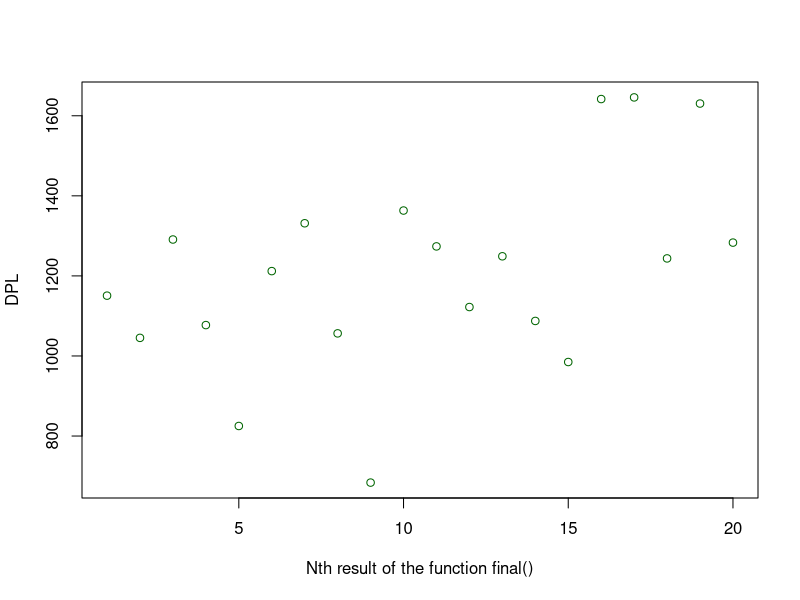
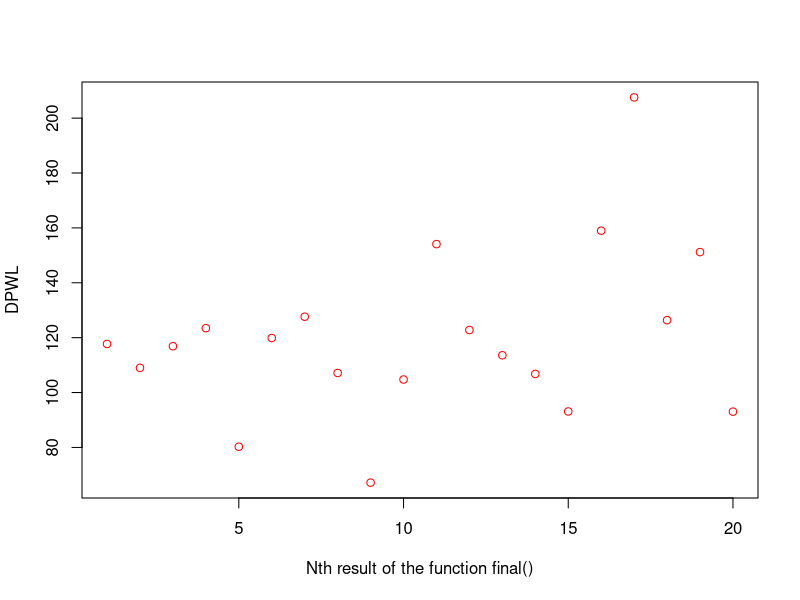
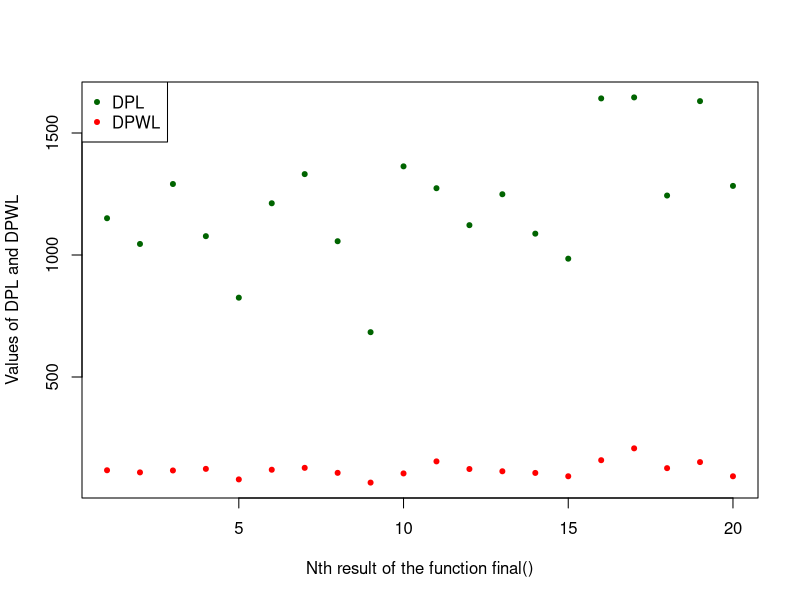
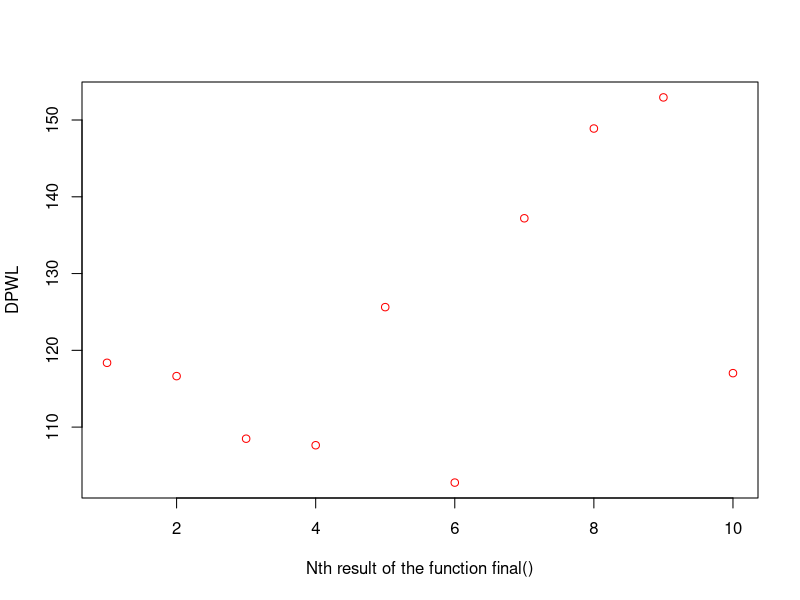
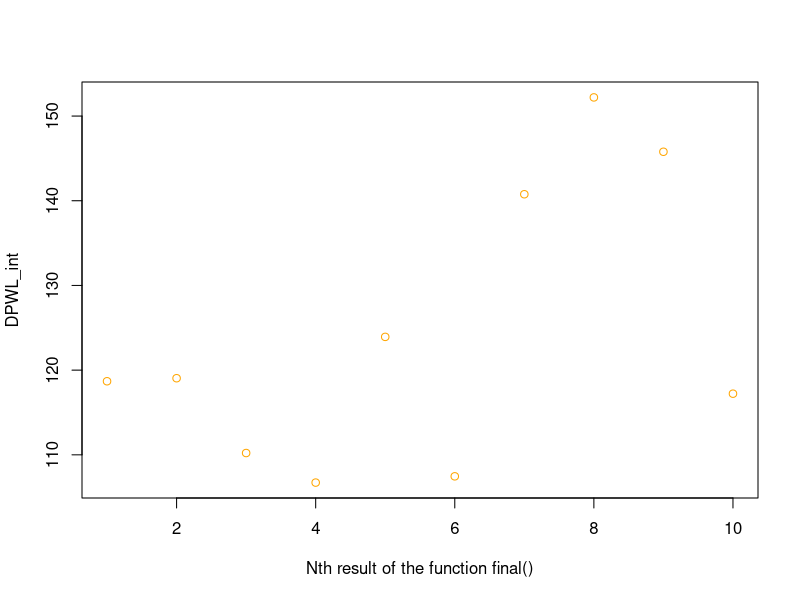
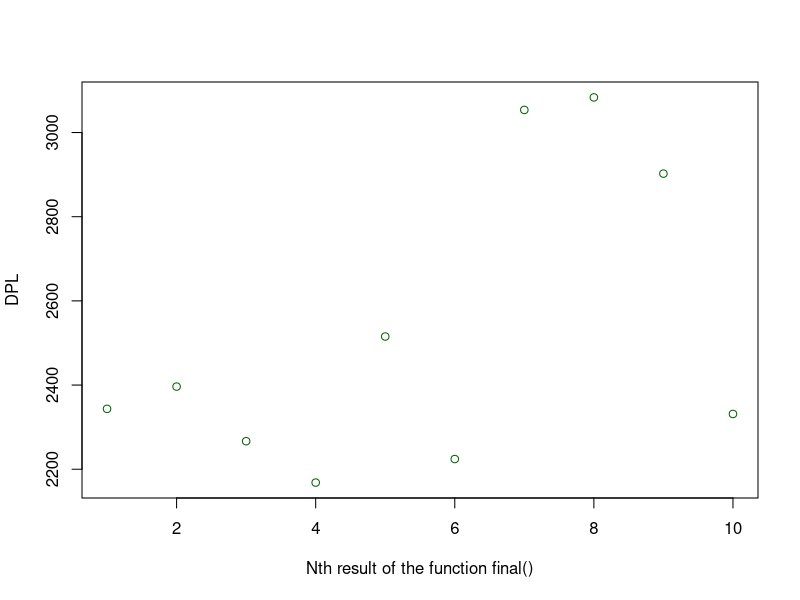
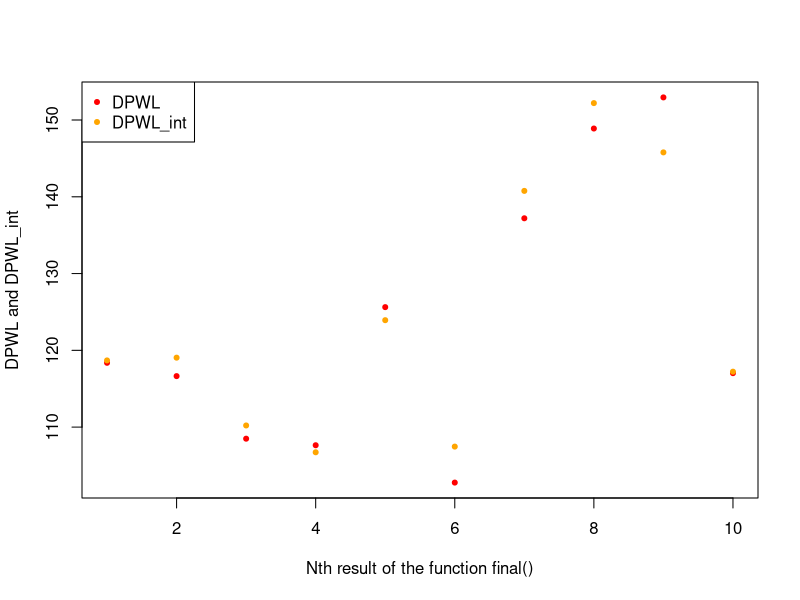
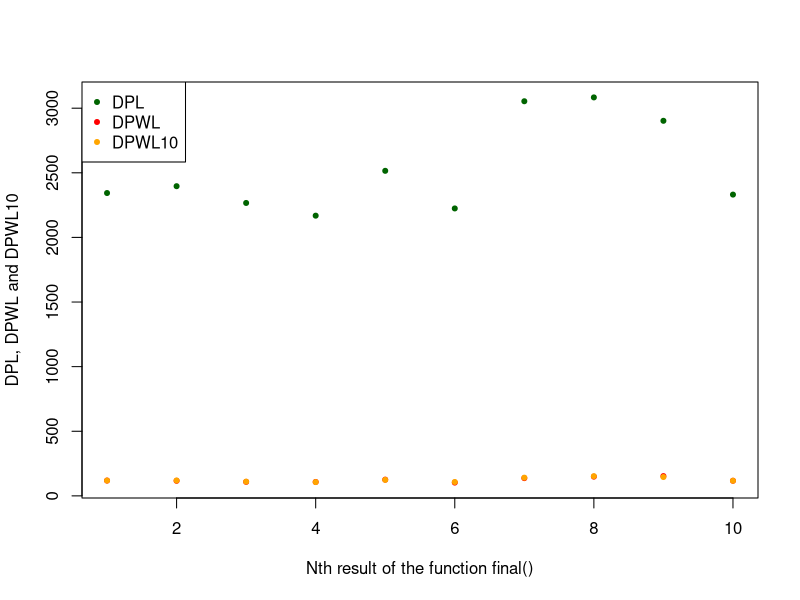

These figures' R source, in order:
## ---- chunk 1
knitr::opts_chunk$set(echo = FALSE)
## ---- chunk 2

NM=20                   #Number of matrices
i=60                    #Lines in each matrix
j=4                     #Columns in each matrix
list_likelihood = c()   #Contains all likelihood values for all matrices
list_NA = c()           #Contains the number of NA in each matrix
list_weight = c()       #Contains all weight values for all matrices
list_alpha = c()        #Contains all alpha values for all matrices
list_beta = c()         #Contains all beta values for all matrices
list_FP = c()           #Contains the number of FP in each matrix
list_FN = c()           #Contains the number of FN in each matrix
df1 = data.frame(matrix(ncol = 0, nrow = 0))
order_df = data.frame(matrix(ncol = 0, nrow = 0))
## ---- chunk 3

#This function allows to create the different lists needed to generate different examples to test the idea

lists <- function(NM,i,j){ #NM = Number of matrices used to calculate the global likelihood
  list_alpha <<- c(round(runif(NM,0,0.5), digit = 2))
  list_beta <<- c(round(runif(NM,0,0.5), digit = 2))
  #list_NA <<- c(sample(0:((i*j)/3),NM, replace=F))
  #list_FP <<- c(sample(0:((i*j)/3),NM, replace=F))
  #list_FN <<- c(sample(0:((i*j)/3),NM, replace=F))
  list_NA <<- c(round(runif(NM,0,(i*j)/3), digit = 0))
  list_FP <<- c(round(runif(NM,0,(i*j)/3), digit = 0))
  list_FN <<- c(round(runif(NM,0,(i*j)/3), digit = 0))
}

lists(NM,i,j)
## ---- chunk 4

#This function calculates the likelihood value for each of the matrices. The formula is the one we mentioned before.

likelihood <-function(NM,i,j,alpha,beta,FP, FN){
  list_likelihood <<- c()
  for (i in 1:NM){
    n=i*j
    L <- (alpha[i]^FP[i])*((1-alpha[i])^(n-FP[i]))*(beta[i]^FN[i])*((1-beta[i])^(n-FN[i]))
      list_likelihood <<- append(list_likelihood, L)
  }
}

loglikelihood <-function(NM,i,j,alpha,beta,FP, FN){ #List_NA,alpha,beta,
  list_likelihood <<- c()
  for (i in 1:NM){
    n=i*j
    L <- -log((alpha[i]^FP[i])*((1-alpha[i])^(n-FP[i]))*(beta[i]^FN[i])*((1-beta[i])^(n-FN[i])))
      list_likelihood <<- append(list_likelihood, L)
  }
}

#likelihood(NM,i,j,list_alpha, list_beta, list_FP, list_FN)
loglikelihood(NM,i,j,list_alpha, list_beta, list_FP, list_FN)
while((Inf %in% list_likelihood)== TRUE) {
  lists(NM,i,j)
  loglikelihood(NM,i,j,list_alpha, list_beta, list_FP, list_FN)
}
list_likelihood
## ---- chunk 5

#This part allows to order the list of NA to have the matrices with the smallest number of NA first, and the one with the most NA last.
#We then create a table containing the likelihood values and the NA number for each matrix

NA_order <- function(){
  df1 <<- data.frame("Likelihood" = list_likelihood, "NumberNA" = list_NA)
  order_df <<- df1[order(df1$"NumberNA"),]
}

NA_order()
df1
order_df
## ---- chunk 6

#This function calculates the overall starting value for the weight. 
#Remember that the sum of the weights must be equal to 1.
#We therefore take this value and divide it by the number of matrices we have.

global_weights <- function(NM) {
  gw <- 1/ NM
  list_weight <<- c()
  for (i in 1:NM) {
    list_weight[i] <<- gw
  }
}

global_weights(NM)
list_weight
## ---- chunk 7

#Now, the reasoning is that we rely on the number of NA present in each matrix.
#We modify the weight values to obtain a progressive list of values according to the previous criterion
#For example, if we have 5 matrices instead of having the values : (0.2,0.2,0.2,0.2,0.2)
#we will have : (0.4,0.3,0.2,0.1,0)
#We take into account if the vector has an even or odd length 

weights <- function(NM){
  mid <<-ceiling(NM/2)
  if (NM%%2 == 0){ #if the number of matrices is odd or even
    lim <<- mid+1
  } else {lim <<- mid }
  for (p in 1:lim) {
    if (p == mid || p==lim) {
      list_weight[p] <<- list_weight[p]
    } else {
      list_weight[p] <<- list_weight[p] + (list_weight[NM-(p-1)]/p)
      list_weight[NM-(p-1)] <<- list_weight[NM-(p-1)] - (list_weight[NM-(p-1)]/p)
      }
    
  }
}

weights(NM)
list_weight
## ---- chunk 8

#We have to check if several matrices have the same NA number.
#In this case, these matrices will have the same weight value.

sum = 0
final_w = 0

eq_weights <- function(i,j){
  for (c in 0:((i*j)-1)){
    eq <<- c(which((c == order_df$NumberNA) == TRUE))
    if (length(eq)>1){
      sum=0
      final_w=0
      for (p in eq){
        sum = sum + list_weight[p]
      }
      final_w = sum / length(eq)
      for (fw in eq) {
        list_weight[fw] <<- final_w
      }
    }
  }
}
eq_weights(i,j)
list_weight
## ---- chunk 9

#We add the column with weight values corresponding to each matrix. 

data = cbind(order_df, "Weight" = list_weight)
data
## ---- chunk 10

#In this final function, we compute the likelihood and the weighted likelihood (with 5% or 10% intervals and without ) according to the functions we mentioned at the beginning.

WL = 0
WL5 =0
WL10 =0
L = 0

final_wlikelihood <- function(df2,NM){
  for (i in 1:NM){
    WL5 <<- WL5 + df2$Likelihood[i]*df2$Weight5[i]
    WL10 <<- WL10 + df2$Likelihood[i]*df2$Weight10[i]
    WL <<- WL + df2$Likelihood[i]*df2$Weight[i]
  }
  return(WL)
}

final_likelihood <- function(df2,NM){
  L<<-0
  for (i in 1:NM){
    L <<- L + df2$Likelihood[i]
  }
  return(L)
}

final_wlikelihood(data,NM)
final_likelihood(data,NM)

## ---- chunk 11

#We join all the previous functions to be able to run the final function several times without having to restart everything each time. This also allows us to run it as many times as we want in order to do our tests and comparisons.

initialization <- function(){
  NM<<-10                 
  i<<-60                  
  j<<-4                   
  list_likelihood = c() 
  list_NA = c()         
  list_weight = c()    
  list_alpha = c()     
  list_beta = c()
  list_FP = c()           
  list_FN = c()           
  df1 <<- data.frame(matrix(ncol = 0, nrow = 0))
  order_df <<- data.frame(matrix(ncol = 0, nrow = 0))
  results_df <<- data.frame(matrix(ncol = 0, nrow = 0))
  WL <<- 0
  L <<- 0
}
 
final <- function(d){
  initialization()
  lists(NM,i,j)
  loglikelihood(NM,i,j,list_alpha, list_beta, list_FP, list_FN)
  while((Inf %in% list_likelihood)== TRUE) {
  lists(NM,i,j)
  loglikelihood(NM,i,j,list_alpha, list_beta, list_FP, list_FN)}
  NA_order()
  global_weights(NM)
  weights(NM)
  eq_weights(i,j)
  order_df <<- cbind(order_df, "Weight" = list_weight)
  final_wlikelihood(order_df,NM)
  final_likelihood(order_df,NM)
  DPWL[d] <<- WL
  DPL[d] <<- L
}

## ---- chunk 12
data_plot <- function(x) {
  DPWL <<- c()
  DPL <<- c()
  l <<- x
  for (i in 0:x){
    final(i)
  }
  results_df <<- data.frame("Likelihood" = DPL , "WLikelihood" = DPWL)
}

data_plot(NM)
results_df

plot(DPL, col="darkgreen",xlab = "Nth result of the function final()" )
plot(DPWL, col="red", xlab = "Nth result of the function final()")

matplot(1:l,cbind(DPL,DPWL),pch=20, col=c("darkgreen","red"), xlab = "Nth result of the function final()", ylab= "Values of DPL and DPWL")
legend("topleft", legend=c("DPL", "DPWL"),
       col=c("darkgreen", "red"), pch=20)
## ---- chunk 13
ratio = c()

Ratio <- function(){
  for (l in order_df$NumberNA){
    diff = l/(i*j)
    ratio <<- append(ratio, diff)
    }
  order_df <<- cbind(order_df, "ratio" = ratio)
}

Ratio()
ratio
order_df

## ---- chunk 14

#With this function we create the intervals that we will use later.
#We have made a function for each case (5 or 10%) to allow us to use them separately when we need them

inter5 = c()
inter10 = c()

Intervals10 <- function(){
  if(!require('memisc')) {
  install.packages('memisc')
  library('memisc')
  }
  rat_tot = order_df$ratio
  for (rat in rat_tot) {
  test=cases(
    "1"=rat <= 0.10,
    "2"=(rat > 0.10 & rat<= 0.20),
    "3"=(rat > 0.20 & rat<= 0.30),
    "4"=(rat > 0.30 & rat<= 0.40),
    "5"=(rat > 0.40 & rat<= 0.50),
    "6"=(rat > 0.50 & rat<= 0.60),
    "7"=(rat > 0.60 & rat<= 0.70),
    "8"=(rat > 0.70 & rat<= 0.80),
    "9"=(rat > 0.80 & rat<= 0.90),
    "10"=(rat > 0.90),
    check.xor="ignore"
  )
  inter10 <<- append(inter10,test)
  }
  order_df <<- cbind(order_df, "Interval10" = inter10)
}

Intervals5 <- function(){
  if(!require('memisc')) {
    install.packages('memisc')
    library('memisc')
  }
  rat_tot = order_df$ratio
  for (rat in rat_tot) {
    test=cases(
      "1"=rat <= 0.05,
      "2"=(rat > 0.05 & rat<= 0.10),
      "3"=(rat > 0.10 & rat<= 0.15),
      "4"=(rat > 0.15 & rat<= 0.20),
      "5"=(rat > 0.20 & rat<= 0.25),
      "6"=(rat > 0.25 & rat<= 0.30),
      "7"=(rat > 0.30 & rat<= 0.35),
      "8"=(rat > 0.35 & rat<= 0.40),
      "9"=(rat > 0.40 & rat<= 0.45),
      "10"=(rat > 0.45 & rat<= 0.50),
      "11"=(rat > 0.50 & rat<= 0.55),
      "12"=(rat > 0.55 & rat<= 0.60),
      "13"=(rat > 0.60 & rat<= 0.65),
      "14"=(rat > 0.65 & rat<= 0.70),
      "15"=(rat > 0.70 & rat<= 0.75),
      "16"=(rat > 0.75 & rat<= 0.80),
      "17"=(rat > 0.80 & rat<= 0.85),
      "18"=(rat > 0.85 & rat<= 0.90),
      "19"=(rat > 0.90 & rat<= 0.95),
      "20"=(rat > 0.95),
      check.xor="ignore"
    )
    inter5 <<- append(inter5,test)
  }
  order_df <<- cbind(order_df, "Interval5" = inter5)
}

Intervals5()
inter5
Intervals10()
inter10
order_df
## ---- chunk 15

#We use the same function as the previous one, we only change the variables in order not to make mistakes between the two methods and use the wrong elements

global_weigths_int <- function(NM) {
  gw <- 1/ NM
  list_weight_inter <<- c()
  for (i in 1:NM) {
    list_weight_inter[i] <<- gw
  }
}

global_weigths_int(NM)
list_weight_inter
## ---- chunk 16
weights_int <- function(NM){
  mid <<-ceiling(NM/2)
  if (NM%%2 == 0){ #if the number of matrices is odd or even
    lim <<- mid+1
  } else {lim <<- mid }
  for (p in 1:lim) {
    if (p == mid || p==lim) {
      list_weight_inter[p] <<- list_weight_inter[p]
    } else {
      list_weight_inter[p] <<- list_weight_inter[p] + (list_weight_inter[NM-(p-1)]/p)
      list_weight_inter[NM-(p-1)] <<- list_weight_inter[NM-(p-1)] - (list_weight_inter[NM-(p-1)]/p)
    }
    
  }
}

weights_int(NM)
list_weight_inter
## ---- chunk 17

#With this function, we set up the vector of weight.
#We create two vectors: One contains the weight per interval (final_weight) and the other the weight for each matrix in each interval (inter_weight).

inter_weight5 = c()
final_weight5= c()
inter_weight10 = c()
final_weight10 = c()

weight_int <- function() {
  for (t in 1:NM){
  sum5 = 0
  sum10 = 0
  ind5 <<- c(which((order_df$Interval5==t) == TRUE))
  ind10 <<- c(which((order_df$Interval10==t) == TRUE))
  if (length(ind5) >0){
    for (i in ind5){ sum5 = sum5 + list_weight_inter[i] }
    inter_weight5 <<- append(inter_weight5,sum5/length(ind5))
    final_weight5 <<- append(final_weight5,sum5)
  } else {
    inter_weight5 <<- append(inter_weight5,sum5/length(ind5))
    final_weight5 <<- append(final_weight5,sum5)
  }
  if (length(ind10) >0){
    for (i in ind10){ sum10 = sum10 + list_weight_inter[i] }
    inter_weight10 <<- append(inter_weight10,sum10/length(ind10))
    final_weight10 <<- append(final_weight10,sum10)
  } else {
    inter_weight10 <<- append(inter_weight10,sum10/length(ind10))
    final_weight10 <<- append(final_weight10,sum10)
  }
}
}

weight_int()
## ---- chunk 18
initialization <- function(){
  NM<<-20                   #Number of matrices (max = 150)
  i<<-60                    
  j<<-4                     
  list_likelihood = c()   
  list_NA = c()           
  list_weight = c()       
  list_alpha = c()        
  list_beta = c()        
  list_FP = c()           
  list_FN = c()           
  df1 <<- data.frame(matrix(ncol = 0, nrow = 0))
  order_df <<- data.frame(matrix(ncol = 0, nrow = 0))
  results_df <<- data.frame(matrix(ncol = 0, nrow = 0))
  WL <<- 0
  WL5 <<- 0
  WL10 <<-0
  L <<- 0
}

initialization2 <- function(){
  inter5 <<- c()
  inter10 <<- c()
  ratio <<- c()
  inter_weight5 <<- c()
  final_weight5 <<- c()
  inter_weight10 <<- c()
  final_weight10 <<- c()
  list_weight5 <<- c()
  list_weight10 <<- c()
  list_weight_inter <<- c()
  order_df_int <<- data.frame(matrix(ncol = 0, nrow = NM))
  results_df_int <<- data.frame(matrix(ncol = 0, nrow = 0))
  WL <<- 0
  L <<- 0
}
 
test <- function(d){
  initialization()
  lists(NM,i,j)
  loglikelihood(NM,i,j,list_alpha, list_beta, list_FP, list_FN)
  while((Inf %in% list_likelihood)== TRUE) {
  lists(NM,i,j)
  loglikelihood(NM,i,j,list_alpha, list_beta, list_FP, list_FN)}
  initialization2()
  NA_order()
  Ratio()
  Intervals5()
  Intervals10()
  global_weigths_int(NM)
  global_weights(NM)
  weights(NM)
  weights_int(NM)
  weight_int()
  eq_weights(i,j)
  order_df <<- cbind(order_df, "Weight" = list_weight)
  list_weight5 <<- inter_weight5[order_df$Interval5]
  list_weight10 <<- inter_weight10[order_df$Interval10]
  order_df <<- cbind(order_df, "Weight5" = list_weight5, "Weight10" = list_weight10)
  final_wlikelihood(order_df,NM)
  final_likelihood(order_df,NM)
  DPWL[d] <<- WL
  DPWL5[d] <<- WL5
  DPWL10[d] <<- WL10
  DPL[d] <<- L
}

## ---- chunk 19
data_plot <- function(x) {
  DPWL5 <<- c()
  DPWL10 <<- c()
  DPWL <<- c()
  DPL <<- c()
  l <<- x
  for (i in 0:x){
    test(i)
  }
  results_df_int <<- data.frame("Likelihood" = DPL , "WLikelihood" = DPWL, "WLikelihood5" = DPWL5, "WLikelihood10" = DPWL10)

}

data_plot(NM)

#layout(matrix(1:4,2,2))
plot(DPWL, col="red", xlab = "Nth result of the function final()")
plot(DPWL10, col="orange", xlab = "Nth result of the function final()", ylab="DPWL_int")
plot(DPL, col="darkgreen",xlab = "Nth result of the function final()" )
matplot(1:l,cbind(DPWL,DPWL10),pch=20, col=c("red","orange"), xlab = "Nth result of the function final()", ylab= "DPWL and DPWL_int")
legend("topleft", legend=c("DPWL","DPWL_int"), col=c("red","orange"), pch=20)
## ---- chunk 20
matplot(1:l,cbind(DPWL,DPWL10,DPL),pch=20, col=c("red","orange","darkgreen"), xlab = "Nth result of the function final()", ylab= "DPL, DPWL and DPWL10")
legend("topleft", legend=c("DPL", "DPWL","DPWL10"), col=c("darkgreen", "red","orange"), pch=20)
## ---- chunk 21
matplot(1:l,cbind(DPWL,DPWL5,DPWL10),pch=20, col=c("red","purple","orange"), xlab = "Nth result of the function final()", ylab= "Values of DPWL, DPWL10 and DPWL5")
legend("topleft", legend=c("DPWL", "DPWL5", "DPWL10"), col=c("red", "purple", "orange"), pch=20)
## ---- chunk 22
order_df_int <<- cbind(order_df_int, "DPWL"=DPWL, "DPWL10"=DPWL10,"DPWL5"=DPWL5)
print(order_df)
print(order_df_int)
